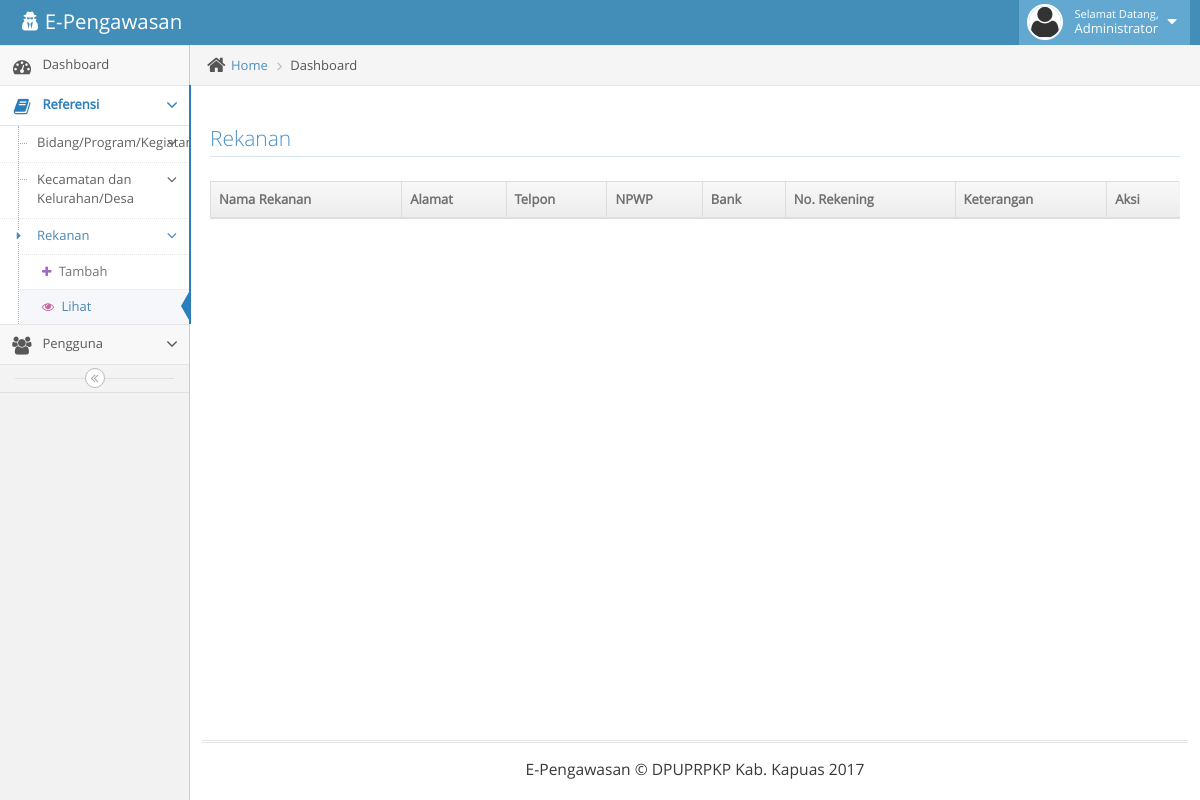
Before: /main.php?page=ref-rekanan (signed in) with the older database file.
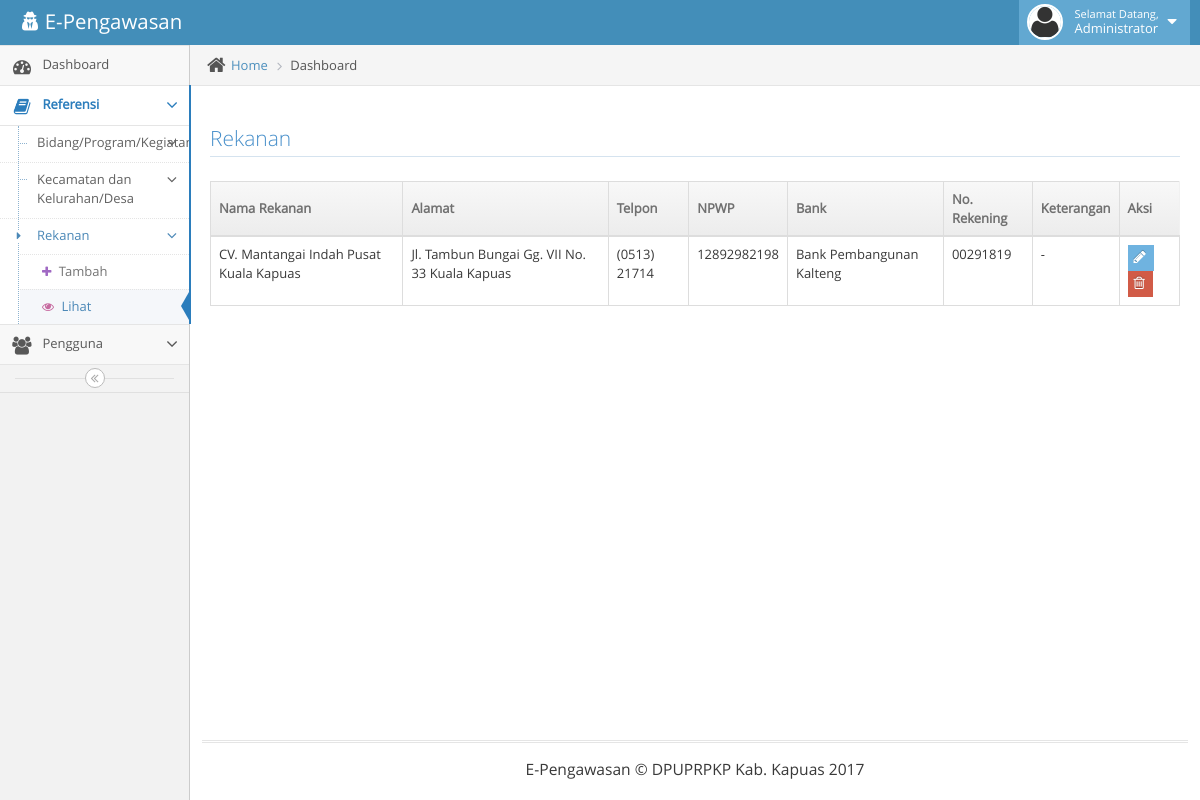
After: the same page with the newer database file.
### tables this page shows
CREATE TABLE IF NOT EXISTS `ref_rekanan` (
  `idrekanan` int(11) NOT NULL AUTO_INCREMENT,
  `nama` varchar(100) NOT NULL,
  `alamat` varchar(150) NOT NULL,
  `telpon` varchar(30) NOT NULL,
  `npwp` varchar(50) NOT NULL,
  `bank` varchar(50) NOT NULL,
  `rek` varchar(30) NOT NULL,
  `ket` varchar(225) NOT NULL,
  PRIMARY KEY (`idrekanan`)
);

### ref-rekanan.php (the view, shortened to what this page needs)
<div class="main-content-inner">
	<div class="breadcrumbs ace-save-state" id="breadcrumbs">
		<ul class="breadcrumb">
			<li>
				<i class="ace-icon fa fa-home home-icon"></i>
				<a href="#">Home</a>
			</li>
			<li class="active">Dashboard</li>
		</ul>
	</div>
	<div class="page-content">
		<div class="row">
			<div class="col-xs-12">
				<?php
				if(isset($_GET['add'])){
				?>
				<div class="row">
					<div class="space-6"></div>
					<div class="col-md-12">
						<h3 class="header smaller lighter blue">Rekanan</h3>
						<div class="clearfix">
							<div class="pull-right tableTools-container"></div>
						</div>
						<div class="col-md-12">
							<div class="widget-box">
								<div class="widget-header">
									<h4 class="widget-title">Tambah Rekanan</h4>
								</div>
								<div class="widget-body">
									<div class="widget-main">
										<form method="post">
											<div>
												<label for="form-field-select-3">Nama Rekanan</label>
												<br />
												<input type="text" id="form-field-1" name="nama" placeholder="Nama Rekanan" class="form-control" />
											</div>
											<div>
												<label for="form-field-select-3">Alamat</label>
												<br />
												<input type="text" id="form-field-1" name="alamat" placeholder="Alamat" class="form-control" />
											</div>
											<div>
												<label for="form-field-select-3">Telpon</label>
												<br />
												<input type="text" id="form-field-1" name="telpon" placeholder="Telpon" class="form-control" />
											</div>
											<div>
												<label for="form-field-select-3">NPWP</label>
												<br />
												<input type="text" id="form-field-1" name="npwp" placeholder="Nomor Pokok Wajib Pajak" class="form-control" />
											</div>
											<div>
												<label for="form-field-select-3">Bank</label>
												<br />
												<input type="text" id="form-field-1" name="bank" placeholder="Nama Bank" class="form-control" />
											</div>
											<div>
												<label for="form-field-select-3">Nomor Rekening</label>
												<br />
												<input type="text" id="form-field-1" name="rek" placeholder="Nomor Rekening" class="form-control" />
											</div>
											<div>
												<label for="form-field-select-3">Keterangan</label>
												<br />
												<input type="text" id="form-field-1" name="ket" placeholder="Keterangan" class="form-control" />
											</div>
											<div class="form-actions center">
												<button class="btn btn-info" name="add" type="submit">
													<i class="ace-icon fa fa-check bigger-110"></i>
													Submit
												</button>
												&nbsp; &nbsp; &nbsp;
												<button class="btn btn-danger" type="button" onclick="location.href='?page=ref-rekanan'">
													<i class="ace-icon fa fa-close bigger-110"></i>
													Cancel
												</button>
											</div>
										</form>
										<hr />
									</div>
								</div>
							</div>
						</div>
					</div>
				</div>
				<?php
				}else{
				?>
				<div class="row">
					<div class="space-6"></div>
					<div class="col-md-12">
						<h3 class="header smaller lighter blue">Rekanan</h3>
						<div class="clearfix">
						</div>
						<table id="table-rekanan" class="table table-bordered table-hover">
							<thead>
								<tr>
									<th>Nama Rekanan</th>
									<th>Alamat</th>
									<th>Telpon</th>
									<th>NPWP</th>
									<th>Bank</th>
									<th>No. Rekening</th>
									<th>Keterangan</th>
									<th>Aksi</th>
								</tr>
							</thead>
							<tbody>
								<?php
								$q=mysql_query("select * from ref_rekanan");
								while($h=mysql_fetch_array($q)){
								?>
								<tr>
									<td><?php echo $h['nama']; ?></td>
									<td><?php echo $h['alamat']; ?></td>
									<td><?php echo $h['telpon']; ?></td>
									<td><?php echo $h['npwp']; ?></td>
									<td><?php echo $h['bank']; ?></td>
									<td><?php echo $h['rek']; ?></td>
									<td><?php echo $h['ket']; ?></td>
									<td>
										<div class="btn-group">
											<button class="btn btn-xs btn-info" onclick="location.href='?page=ref-rekanan&id=<?php echo $h['idrekanan']; ?>&edit'" type="button">
												<i class="ace-icon fa fa-pencil bigger-120"></i>
											</button>
											<button class="btn btn-xs btn-danger" onclick="location.href='?page=ref-rekanan&id=<?php echo $h['idrekanan']; ?>&del'" type="button">
												<i class="ace-icon fa fa-trash-o bigger-120"></i>
											</button>
										</div>
									</td>
								</tr>
								<?php
								}
								?>
							</tbody>
						</table>
					</div>
				</div>
				<?php
				}
				?>
			</div>
		</div>
	</div>
</div>

Changed rows visible on the page:
added ref_rekanan: nama "CV. Mantangai Indah Pusat Kuala Kapuas", alamat "Jl. Tambun Bungai Gg. VII No. 33 Kuala Kapuas", telpon "(0513) 21714", npwp "12892982198", bank "Bank Pembangunan Kalteng", rek "00291819", ket "-"
